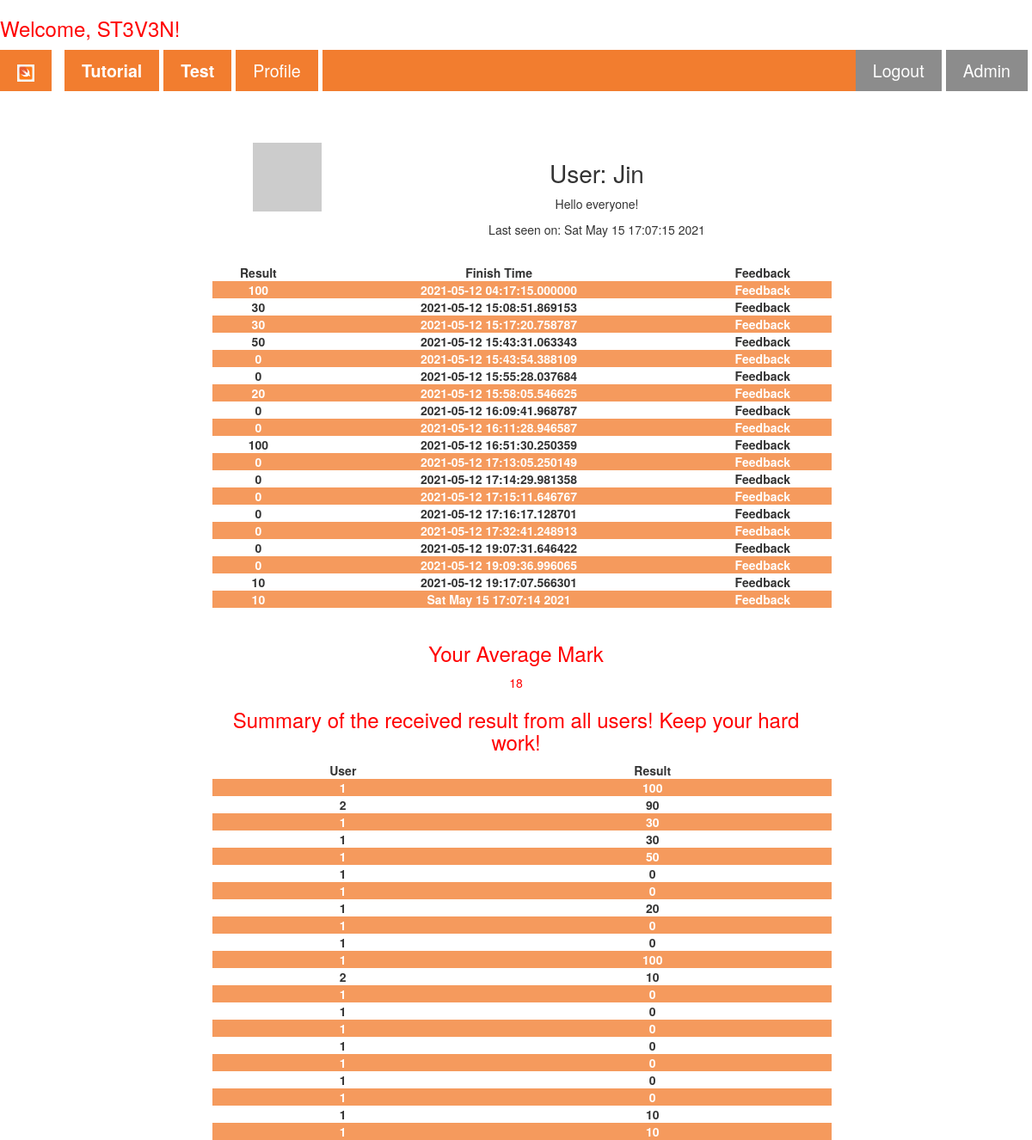
Before: /user/Jin (signed in) with the older database file.
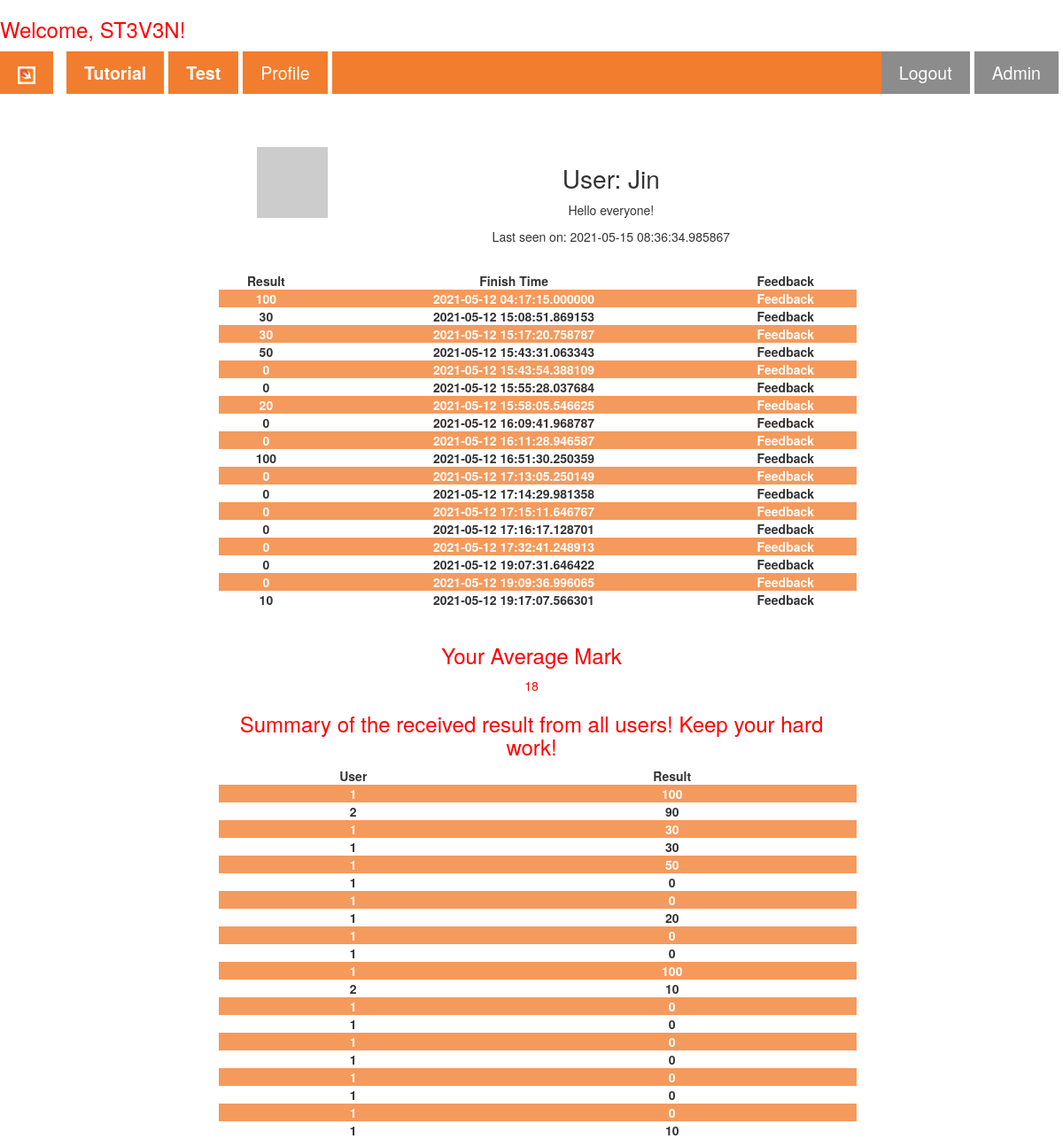
After: the same page with the newer database file.
### app/models.py (models this page shows, shortened)
class User(UserMixin, db.Model):
    id = db.Column(db.Integer, primary_key=True)
    username = db.Column(db.String(64), index=True, unique=True)
    email = db.Column(db.String(120), index=True, unique=True)
    password_hash = db.Column(db.String(128))
    about_me = db.Column(db.String(140))
    last_seen = db.Column(db.String(140))
    posts = db.relationship('Post', backref='author', lazy='dynamic')
    def avatar(self, size): # Add avatar to one user #
        digest = md5(self.email.lower().encode('utf-8')).hexdigest()
        return 'https://www.gravatar.com/avatar/{}?d=identicon&s={}'.format(
            digest, size)

class Post(UserMixin,db.Model):
    id = db.Column(db.Integer, primary_key=True)
    Mark = db.Column(db.Integer)
    Finish_Time = db.Column(db.String(140), index=True)
    Feedback = db.Column(db.String(1000))
    user_id = db.Column(db.Integer, db.ForeignKey('user.id'))

### app/routes.py (the view)
@app.route('/user/<username>')
@login_required
def user(username):
    list=[]
    average = 0
    user = User.query.filter_by(username=username).first_or_404()
    try:
        mark=Post.query.filter_by(user_id=user.id)[-1]
        allmark=Post.query.filter_by(user_id=user.id).all()
        all=Post.query.all()
        for i in allmark:
            list.append(i.Mark)
        for i in list:
            average+=int(i)
        average=average/len(list)
        average=int(average)
        return render_template('user.html', user=user, mark=mark, all=all,average=average, allmark=allmark)
    except IndexError as e:
        flash("No profile shown, please do the test firstly!")
        return render_template("home.html")

### app/models.py (called while the page is built)
@login.user_loader
def load_user(id):
    return User.query.get(int(id))

### app/routes.py (called while the page is built)
@app.before_request
def before_request():
    if current_user.is_authenticated:
        current_user.last_seen = datetime.utcnow()
        db.session.commit()

### app/templates/user.html (shortened to what this page needs)
{% extends "base.html" %}
{% block articles %}
<div class="formcontainer" style="border: none; margin-top: 5%;">
  <table>
    <tr valign="top">
        <td><img src="{{ user.avatar(128) }}"></td>
        <td>
            <h1>User: {{ user.username }}</h1>
            {% if user.about_me %}<p>{{ user.about_me }}</p>{% endif %}
            {% if user.last_seen %}<p>Last seen on: {{ user.last_seen }}</p>{% endif %}
        </td>
    </tr>
  </table>
  <br>
  <table>
    <tr valign="top">
      <td><b>Result</b></td>
      <td><b>Finish Time</b></td>
      <td><b>Feedback</b></td>
    </tr>
    {% for j in allmark%}
    <tr>
      <td><b>{{j.Mark}}</b></td>
      <td><b>{{j.Finish_Time}}</b></td>
      <td>
        <details>
          <summary><b>Feedback</b></summary>
        </details>
      </td>
    </tr>
    {% endfor %}
  </table><br>
  <h3 class="redp">Your Average Mark</h3>
  <p class="redp">{{average}}</p>
  <h3 class="redp">Summary of the received result from all users! Keep your hard work!</h3>
  <table>
    <tr valign="top">
      <td><b>User</b></td>
      <td><b>Result</b></td>
    </tr>
    {% for i in all %}
    <tr>
      <td><b>{{i.user_id}}</b></td>
      <td><b>{{i.Mark}}</b></td>
    </tr>
    {% endfor %}
  </table>
</div>
{% endblock %}

### app/templates/base.html (shortened to what this page needs)
<!DOCTYPE html>
<html lang="en">
<head>
    <link rel="stylesheet" href="https://maxcdn.bootstrapcdn.com/bootstrap/3.4.0/css/bootstrap.min.css"/>
    <link rel="stylesheet" href="{{ url_for('static', filename='nav_css.css')}}">
</head>
<body>
  {% if current_user.is_authenticated %}
  <h3 class="redp">Welcome, {{ current_user.username }}!</h3>
  {% endif %}
    <nav class="sticky">
        <ul class="ul_mainstyle">
            <li><a href="/"><img src="{{ url_for('static', filename='/Image/swift_icon.png')}}" alt="home icon"></a>
            </li>
            <li><a href="/Setup"><b>Tutorial</b></a></li>
            <li><a href="/Test"><b>Test</b></a></li>
            {% if not current_user.is_anonymous %}
            <li>
              <a href="{{ url_for('user', username=current_user.username) }}">Profile</a>
            </li>
            {% endif %}
            <li class="loginbutton">
              <a href="{{ url_for('adminpage') }}">Admin</a>
            </li>
            {% if current_user.is_anonymous %}
            <li class="loginbutton">
              <a href="{{ url_for('login') }}"><b>Login</b></a>
            </li>
            {% else %}
            <li class="loginbutton">
              <a href="{{ url_for('logout') }}">Logout</a>
            </li>
            {% endif %}
        </ul>
      </nav>
      {% block articles %}{% endblock %}
</body>
</html>

### app/static/nav_css.css (style rules this page uses)
html { font-family: Arial, Helvetica, sans-serif; line-height: 2; }
a { text-decoration: none; }
body { counter-reset: section; }
.formcontainer { text-align: center; }
.loginbutton { background-color: grey; color: white; float: right; }
nav ul.ul_mainstyle { margin: 1% 0 0 0; padding: 0; overflow: hidden; background-color: rgb(241, 112, 25); list-style-type: none; }
nav ul li { float: left; border-right: solid 5px white; }
li:first-of-type { border-right: solid 15px white; }
nav ul li a { display: block; color: white; text-align: center; text-decoration: none; padding: 10px 20px 10px; font-size: 140%; }
nav ul li img { height: 20px; width: auto; }
.sticky { position: sticky; top: 0; width: 100%; z-index: 10; opacity: 0.9; }
.redp { color: red; }
tr:nth-child(even) { background-color: rgb(241, 112, 25); color: white; opacity: 0.7; }
h1 { font-size: 200%; }
table { border-collapse: collapse; width: 100%; margin-left: 1%; }
.formcontainer { margin: auto; margin-top: 1%; width: 60%; border: 1px solid grey; padding: 70 50 50 50; text-align: center; border-radius: 10px; }

Changed rows visible on the page:
removed Post: Mark "10", Finish_Time "Sat May 15 17:07:14 2021", user_id "1"
changed User "Jin": last_seen "Sat May 15 17:07:15 2021" → "2021-05-15 08:36:34.985867"
